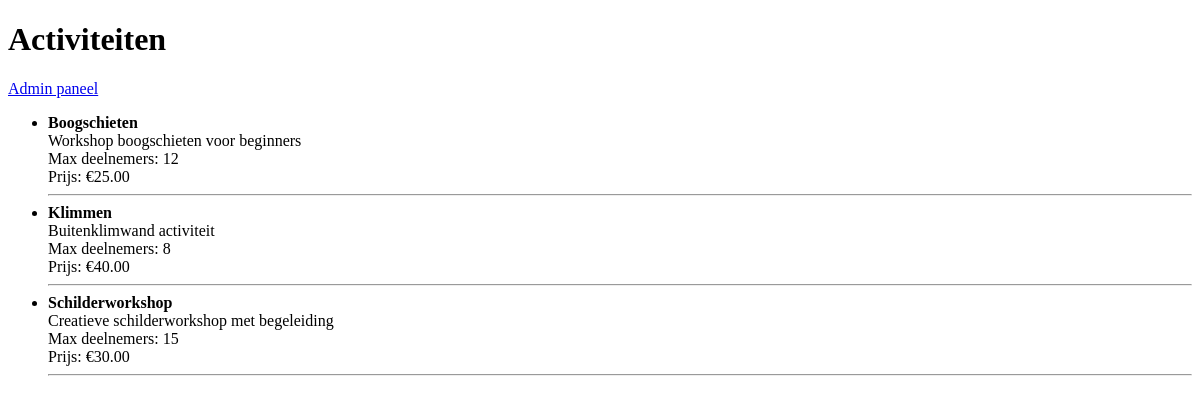
/public/index.php, run on an earlier commit of the app's database.
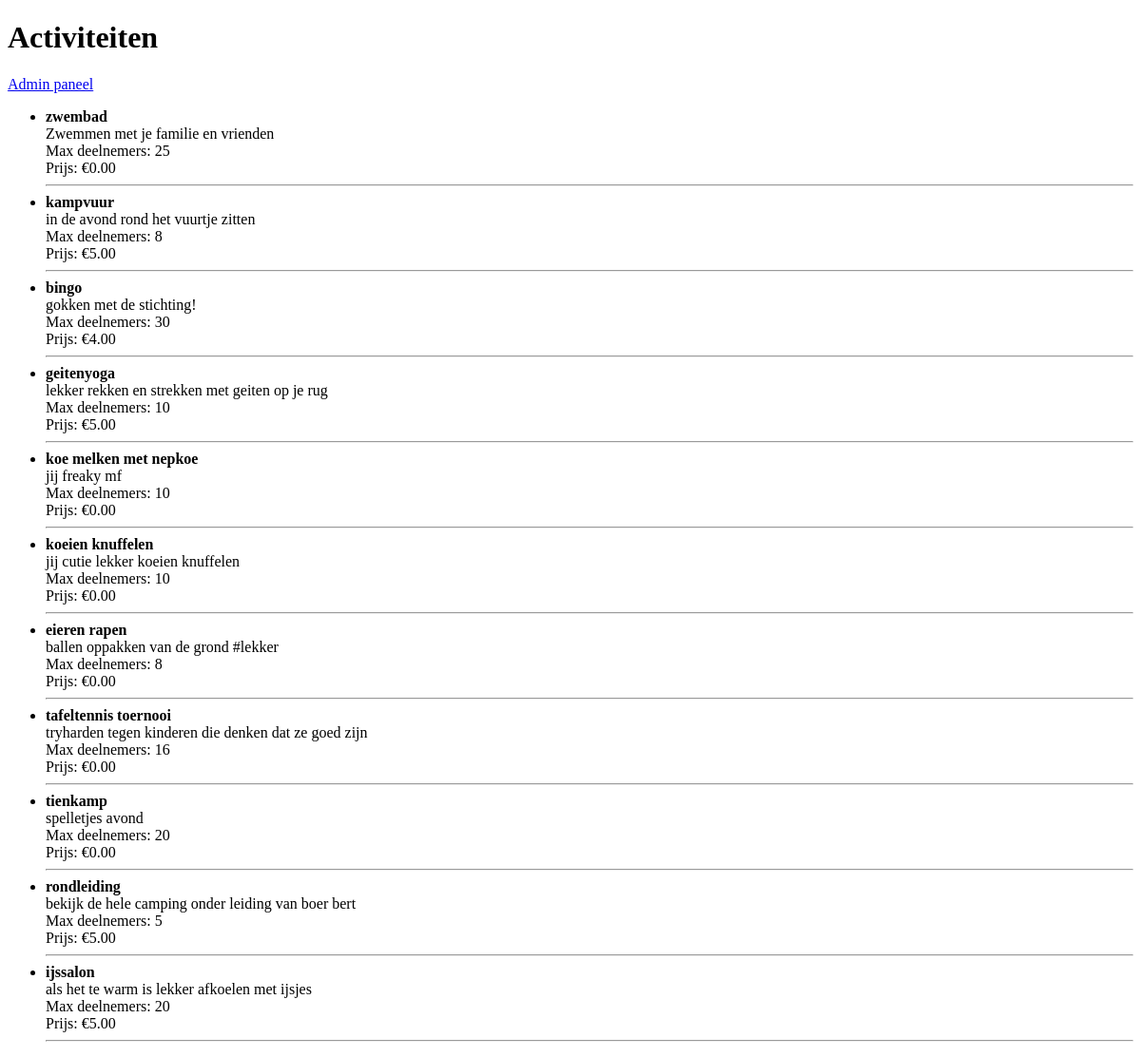
And on a later commit of the database.
### tables this page shows
CREATE TABLE Activiteiten (
    id INT PRIMARY KEY AUTO_INCREMENT,
    naam VARCHAR(100) NOT NULL,
    beschrijving TEXT,
    max_deelnemers INT,
    
    

    prijs DECIMAL(10,2)
);

### public/index.php (the view, shortened to what this page needs)
<?php
    include __DIR__ . '/../includes/db.php';
    $sql = "SELECT * FROM Activiteiten";
$result = $conn->query($sql);
?>
<!DOCTYPE html>
<html>
<head>
</head>
<body>
    <h1>Activiteiten</h1>
    <a href="admin/admin_login.php">Admin paneel</a>
    <?php if ($result->num_rows > 0): ?>
        <ul>
            <?php while ($row = $result->fetch_assoc()): ?>
                <li>
                    <strong><?= $row['naam'] ?></strong><br>
                    <?= $row['beschrijving'] ?><br>
                    Max deelnemers: <?= $row['max_deelnemers'] ?><br>
                    Prijs: €<?= $row['prijs'] ?><br>
                    <hr>
                </li>
            <?php endwhile; ?>
        </ul>
    <?php else: ?>
        <p>Geen activiteiten gevonden.</p>
    <?php endif; ?>
</body>
</html>

What changed in the data, as far as the page shows it:
removed activiteiten: naam "Boogschieten", beschrijving "Workshop boogschieten voor beginners", max_deelnemers "12", prijs "25.00"
removed activiteiten: naam "Schilderworkshop", beschrijving "Creatieve schilderworkshop met begeleiding", max_deelnemers "15", prijs "30.00"
added activiteiten: naam "zwembad", beschrijving "Zwemmen met je familie en vrienden", max_deelnemers "25", prijs "0.00"
changed activiteiten: naam "Klimmen" → "kampvuur"; beschrijving "Buitenklimwand activiteit" → "in de avond rond het vuurtje zitten"; prijs "40.00" → "5.00"
added activiteiten: naam "bingo", beschrijving "gokken met de stichting!", max_deelnemers "30", prijs "4.00"
added activiteiten: naam "geitenyoga", beschrijving "lekker rekken en strekken met geiten op je rug", max_deelnemers "10", prijs "5.00"
added activiteiten: naam "koe melken met nepkoe", beschrijving "jij freaky mf", max_deelnemers "10", prijs "0.00"
added activiteiten: naam "koeien knuffelen", beschrijving "jij cutie lekker koeien knuffelen", max_deelnemers "10", prijs "0.00"
added activiteiten: naam "eieren rapen", beschrijving "ballen oppakken van de grond #lekker", max_deelnemers "8", prijs "0.00"
added activiteiten: naam "tafeltennis toernooi", beschrijving "tryharden tegen kinderen die denken dat ze goed zijn", max_deelnemers "16", prijs "0.00"
added activiteiten: naam "tienkamp", beschrijving "spelletjes avond", max_deelnemers "20", prijs "0.00"
added activiteiten: naam "rondleiding", beschrijving "bekijk de hele camping onder leiding van boer bert", max_deelnemers "5", prijs "5.00"
added activiteiten: naam "ijssalon", beschrijving "als het te warm is lekker afkoelen met ijsjes", max_deelnemers "20", prijs "5.00"
